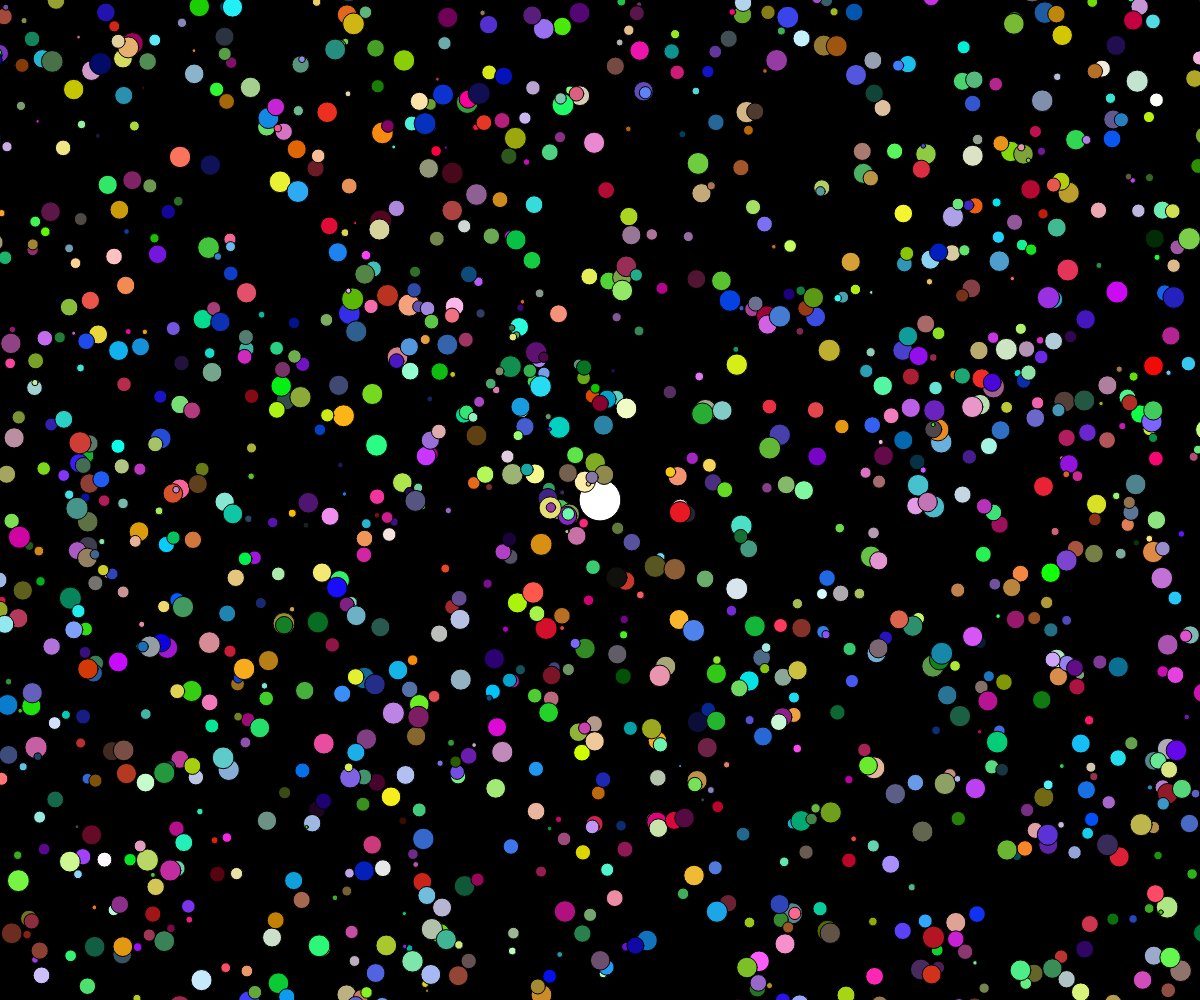
Frame 1 (no input)
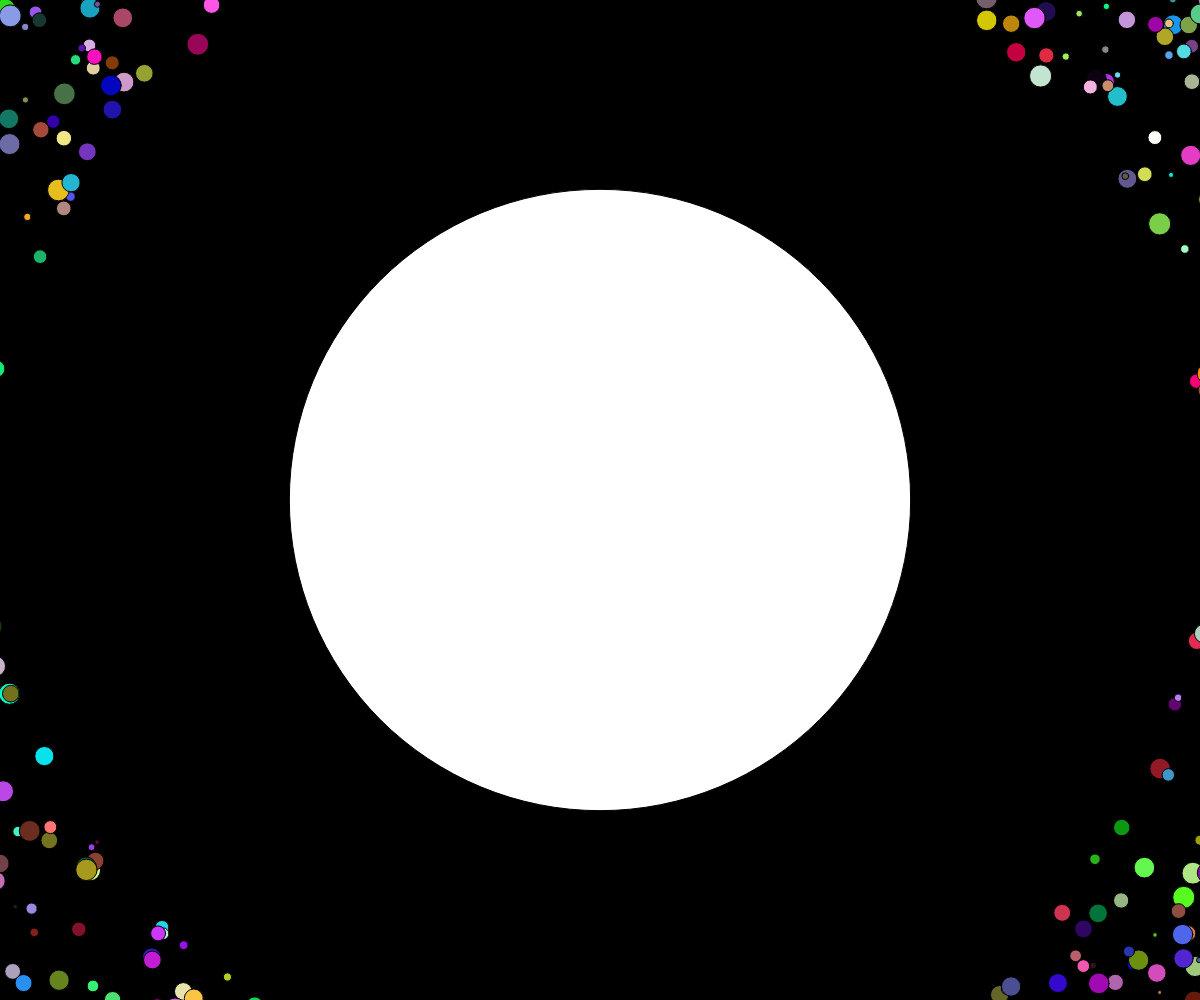
Frame 60 (no input)
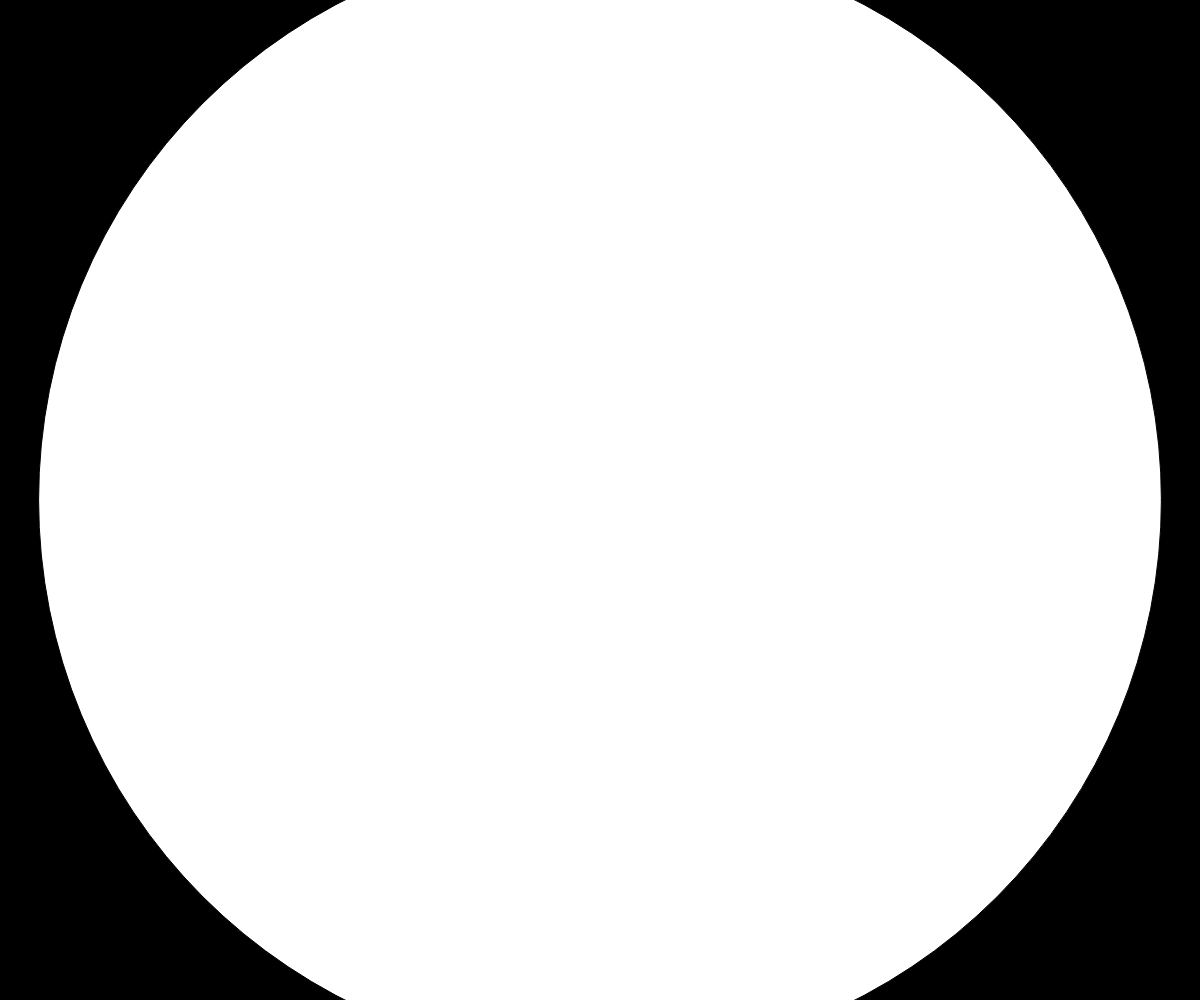
Frame 120 (the mouse pressed at the canvas centre since frame 60)

The p5.js sketch that drew these frames (run headless with seeded random() and noise() and a simulated clock; from frame 60 on, the mouse is pressed at the canvas centre):

// p5.js sketch
// ── sketch.js
let FixedBodies, MovingBodies;
function setup() 
{
    frameRate(240);
	createCanvas(windowWidth, windowHeight);
    FixedBodies = [];
    MovingBodies = [];
    
    //constructor(x = 0, y= 0, radius = 1, mass = 1, fixed = false, initialVelocity = createVector(0,0), color = color(255, 255, 255))
    //FixedBodies.push(new Body(0, 0, 20, 200, false,  createVector(0.3, 0), color(255,255,255)));
    //MovingBodies.push(new Body(0, 200, 20, 200, false, createVector(0.1, 0), color(255,255,255)));

    for(let i = 0; i < 1; i++)
    {
        let randWidth = random(-width/2, width/2);
        let randHeight = random(-height/2, height/2);

        let randMass = random(1000, 2000);

        let randVelocity = p5.Vector.fromAngle(random(0, 2*PI));
        randVelocity.mult(random(0.1, 0.3));

        FixedBodies.push(new Body(0, 0, 
            sqrt(randMass), randMass, false,  randVelocity, color(255,255,255)));

        
    }

    for(let i = 0; i < 5000; i++)
    {
        let randWidth = random(-width, width);
        let randHeight = random(-height, height);

        let randMass = random(10, 500);

        let randVelocity = p5.Vector.fromAngle(random(0, 2*PI));
        randVelocity.mult(random(0.7, 1.5));

        let randColor = color(random(0, 255), random(0, 255), random(0, 255));
        MovingBodies.push(new Body(randWidth, randHeight, 
            sqrt(randMass), randMass, false,  randVelocity, randColor));

        
    }

    // const fixedBody = FixedBodies[0];
    // const movingBody = MovingBodies[0];
    // const r = p5.Vector.dist(fixedBody.position, movingBody.position);
    // const requiredVelocity = sqrt(3 * ((fixedBody.mass + movingBody.mass) / r));
    // movingBody.velocity = createVector(requiredVelocity/2, 0);
}

function draw()
{
    translate(width/2, height/2);
    background(0);
    FixedBodies.forEach(body => {
        //body.update(FixedBodies, true);
        body.show();
    });
    

    MovingBodies.forEach(body => {
        body.show();
        body.update(FixedBodies);
    });
}

// ── Body.js
class Body
{
    /**
     * This is a constructor function that creates a particle object with various properties such as
     * position, velocity, acceleration, radius, mass, fixed status, color, and disabled status.
     * @param [x=0] - The x-coordinate of the object's initial position.
     * @param [y=0] - The y-coordinate of the position vector of the object being created. It
     * determines the vertical position of the object on the canvas.
     * @param [radius=1] - The radius parameter is the size of the object being created. It determines
     * the distance from the center of the object to its edge.
     * @param [mass=1] - The mass of the object. It determines how much force is required to accelerate
     * the object.
     * @param [fixed=false] - A boolean value that determines whether the object is fixed in place or
     * can move. If fixed is set to true, the object will not move regardless of any forces acting on
     * it. If fixed is set to false, the object will move according to the laws of physics.
     * @param [initialVelocity] - The initial velocity of the object, which is a vector that determines
     * the object's speed and direction of movement. It is set to (0,0) by default, meaning the object
     * starts at rest.
     * @param [color] - The color of the object represented as an RGB value. The default color is white
     * (255, 255, 255).
     */
    constructor(x = 0, y= 0, radius = 1, mass = 1, fixed = false, initialVelocity = createVector(0,0), color = color(255, 255, 255))
    {
        this.position = createVector(x, y);
        this.velocity = initialVelocity;
        this.acceleration = createVector(0, 0);
        this.radius = radius;
        this.mass = mass;
        this.fixed = fixed;
        this.color = color;

        this.disabled = false;
        
    }

    applyForce(force)
    {
        let f = p5.Vector.div(force.copy(), this.mass);
        this.acceleration.add(f);
    }

    absorbBody(body)
    {
        this.mass += body.mass;
        this.radius = sqrt(this.mass);
    }

    /**
     * This function calculates the gravitational force between two bodies based on their masses and
     * distance.
     * @param body - The "body" parameter in this function refers to another object in the simulation
     * that is interacting with the current object. It is likely an instance of the same class as the
     * current object, and has properties such as mass and position. The function calculates the
     * gravitational force between the current object and the "body
     * @returns The function `calcForce` is returning a `p5.Vector` object representing the direction
     * and magnitude of the gravitational force between two bodies.
     */
    calcForce(body)
    {
        let distance = p5.Vector.dist(this.position, body.position);
        let f = body.mass * this.mass * 0.02;
        f /= distance * distance;

        let direction = p5.Vector.sub(body.position, this.position);
        direction.normalize();
        direction.mult(f);
        
        return direction;
    }

    /**
     * This function updates the position and velocity of a body in a simulation, checks for collisions
     * with other bodies, and applies forces to the body.
     * @param bodyList - An array of Body objects that this function will interact with.
     */
    update(bodyList)
    {
        if(!this.fixed)
        {
            bodyList.forEach(body => {
                if(body == this) return;
                if(p5.Vector.dist(this.position, body.position) < body.radius)
                {
                    if (body.disabled || this.disabled || body.fixed) return;
                    this.position = p5.Vector.add(this.position, this.velocity);
                    this.fixed = true;
                    this.disabled = true;
                    body.absorbBody(this);
                    return;
                }
                let force = this.calcForce(body);
                this.applyForce(force);
            });

            if(this.position.x > width - this.radius || this.position.x < -width + this.radius)
            {
                this.velocity.x *= -1;
                this.position.x = this.position.x > 0 ? width - this.radius : -width + this.radius;
            }
            if(this.position.y > height - this.radius || this.position.y < -height + this.radius)
            {
                this.velocity.y *= -1;
                this.position.y = this.position.y > 0 ? height - this.radius : -height + this.radius;
            }

            this.velocity.add(this.acceleration);
            this.position.add(this.velocity);
        }
    }

    show()
    {
        if(this.disabled) return;
        fill(this.color);
        ellipse(this.position.x, this.position.y, this.radius, this.radius);
    }
}
